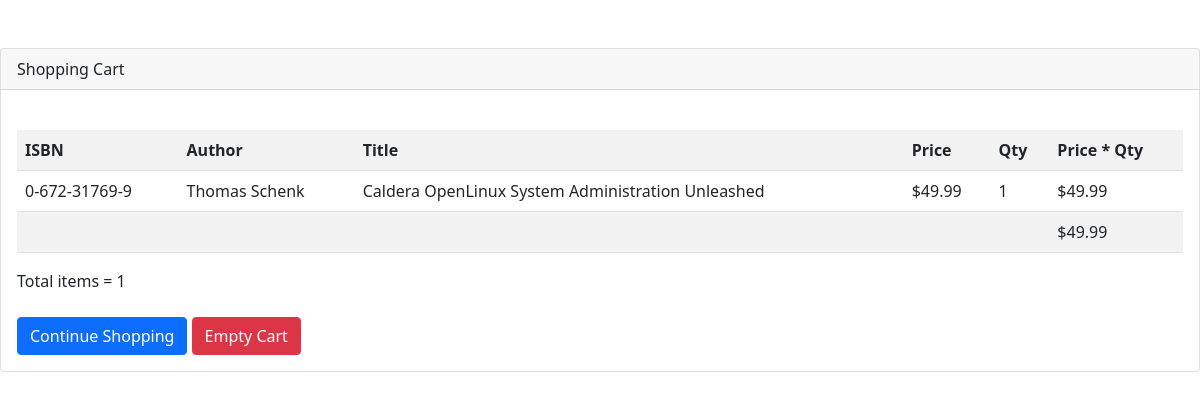
Screenshot of /show_cart.php?id=0-672-31769-9 with the database file from the repository.
### tables this page shows
CREATE TABLE `books` (
  `isbn` varchar(13) NOT NULL,
  `author` varchar(50) DEFAULT NULL,
  `title` varchar(100) DEFAULT NULL,
  `price` float(4,2) DEFAULT NULL
);

### show_cart.php (the view, shortened to what this page needs)
<?php
$id = $_GET['id'];
?>
<?php include('./header.php') ?>
<br>
<div class="card mt-4">
    <div class="card-header">Shopping Cart</div>
    <div class="card-body">
        <br>
        <table class="table table-striped">
            <tr>
                <th>ISBN</th>
                <th>Author</th>
                <th>Title</th>
                <th>Price</th>
                <th>Qty</th>
                <th>Price * Qty</th>
            </tr>
            <?php
            require_once('./lib/db_login.php');
            $sum_qty = 0;
            $sum_price = 0;
            if (is_array($_SESSION['cart'])) {
                foreach ($_SESSION['cart'] as $id => $qty) {
                    $query = "SELECT * FROM books WHERE isbn ='" . $id . "'";
                    $result = $db->query($query);
                    while ($row = $result->fetch_object()) {
                        echo '<tr>';
                        echo '<td>' . $row->isbn . '</td>';
                        echo '<td>' . $row->author . '</td>';
                        echo '<td>' . $row->title . '</td>';
                        echo '<td>$' . $row->price . '</td>';
                        echo '<td>' . $qty . '</td>';
                        echo '<td>$' . $row->price * $qty . '</td>';
                        echo '</tr>';
                        $sum_qty = $sum_qty + $qty;
                        $sum_price = $sum_price + ($row->price * $qty);
                    }
                }
                echo '<tr><td></td><td></td><td></td><td></td><td></td><td>$' . $sum_price . '</td>';
            } else {
                echo '<tr><td colspan="6" align="center">There is no item in shopping cart</td></tr>';
            }
            ?>
        </table>
        Total items = <?php echo $sum_qty ?><br><br>
        <a class="btn btn-primary" href="view_books.php">Continue Shopping</a>
        <a class="btn btn-danger" href="delete_cart.php">Empty Cart</a>
    </div>
</div>
<?php include('./footer.php') ?>

### rows the page displays
books: isbn "0-672-31769-9", author "Thomas Schenk", title "Caldera OpenLinux System Administration Unleashed", price "49.99", qty "1", $row->price*$qty "49.99"

### other values shown
$sum_price "49.99"
$sum_qty "1"
